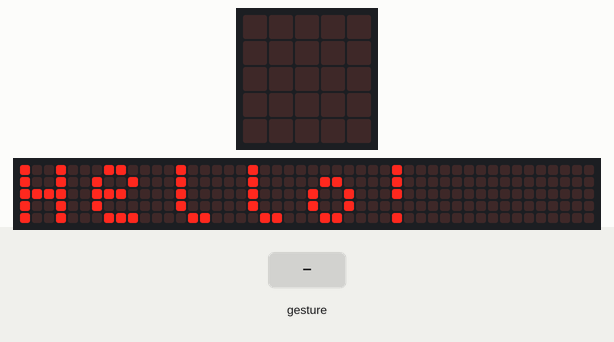
A program run on a simulated BBC micro:bit (MakeCode). On the bench: the board's 5×5 LED display, a strip that is not on the board, showing the scrolling text unrolled. The test bench sets the inputs (shaded band). A tilt is held for 1.5 s and a shake lasts 1 s, then the board lies face up again; the 48×5 strip is a reading aid, not a part: it shows the text the display is scrolling, unrolled, one strip-width of it at a time.

Above: at 5.6 s.
At 6.6 s:
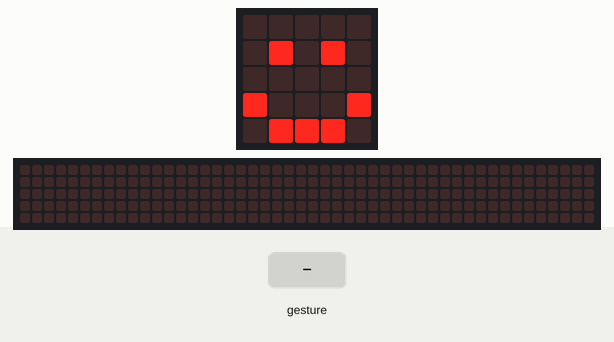
8.4 s: gesture 'shake'
At 9.1 s:
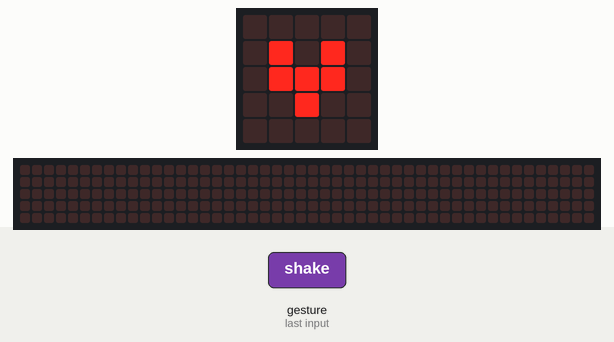
At 14.7 s:
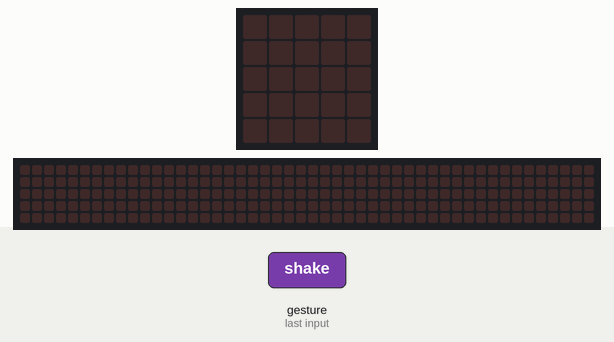
Timing chart, 0 to 16.2 s (numbered marks = the images above; inputs shaded):
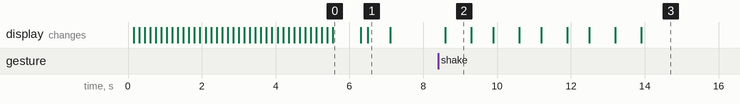

The program:

main.ts
```typescript
input.onGesture(Gesture.Shake, function () {
    for (let index = 0; index < 4; index++) {
        basic.showIcon(IconNames.SmallHeart)
        basic.pause(100)
        basic.showIcon(IconNames.Heart)
    }
    basic.pause(100)
    basic.clearScreen()
})
basic.showString("Hello!")
basic.pause(200)
basic.showIcon(IconNames.Happy)
basic.clearScreen()
```

test.ts
```typescript
// aquí va el archivo "tests"; esto no se compilará cuando este paquete se utilice como una extensión.
```

Measured:
- after the input at 8.4 s, the display: changes after 0.20 s (image 2)
- what the display in image 0 shows lasts 0.7 s, from 5.6 s to 6.3 s
- what the display in image 1 shows lasts 0.6 s, from 6.5 s to 7.1 s
- what the display in image 2 shows lasts 0.7 s, from 8.6 s to 9.3 s
